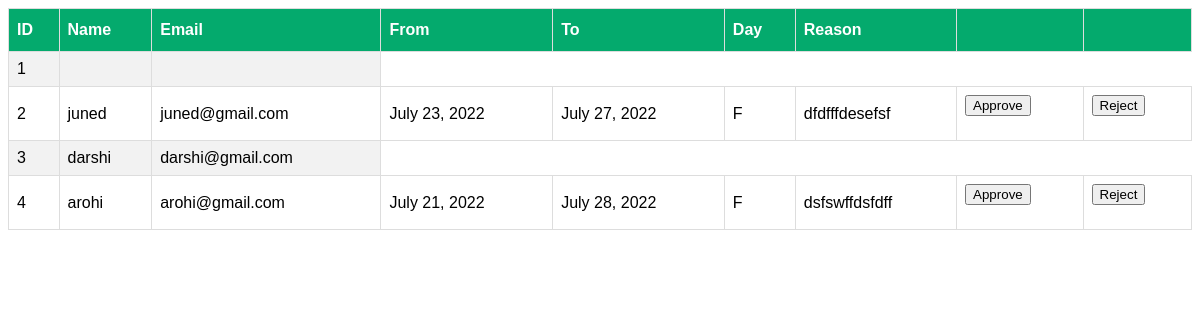
/displayadmin_view/, run on the app's committed database.
### employee/models.py (models this page shows, shortened)
class myuser_model(AbstractUser):
    status=models.BooleanField(default=None,null=True)

class empleave_model(models.Model):
    name=models.CharField(max_length=50)
    email=models.EmailField(unique=True)
    from1=models.DateField()
    to1=models.DateField()
    day=models.CharField(max_length=1,
        choices=(
            ('H','Half day') ,
            ('F','Full day'),
            )
            )
    reason=models.TextField()

### employee/views.py (the view)
# urls.py: path('displayadmin_view/',views.displayadmin_view,name='displayadmin'),
def displayadmin_view(request):
    getuserdata =myuser_model.objects.all()
    getleavedata=empleave_model.objects.all()
    return render(request,'display_admin.html',{'getuserdata':getuserdata,'getleavedata':getleavedata})

### templates/display_admin.html (shortened to what this page needs)
{% load static %}
{% block content %}
<html>
    <head>
</head>
<body>
    <table id="customers">
        <tr>
            <th>ID</th>
            <th>Name</th>
            <th>Email</th>
            <th>From</th>
            <th>To</th>
            <th>Day</th>
            <th>Reason</th>
            <th></th>
            <th></th>
        </tr>
          {% for j in getuserdata %}
              <tr>
                    <td>{{j.id}}</td>
                    <td>{{j.first_name}}</td>
                    <td>{{j.email}}</td>
                  {% for i in getleavedata  %}
                    {% if i.name == j.first_name %}
                  <td>{{ i.from1 }}</td>
                  <td>{{ i.to1 }}</td>
                  <td>{{i.day}}</td>
                  <td>{{i.reason}}</td>
                  <td>
                    <form method="post" action="{% url 'approve' i.id %}">
                      <input name="approve_btn" value="Approve" type = "submit" />
                  </form>
                  </td>
                  <td>
                    <form method="post" action = "{% url 'reject' i.id %}">
                <input name="reject_btn" value="Reject" type = "submit"/>
                    </form>
                  </td>
                {% endif %}
                  {% endfor %}
                </tr>
            {% endfor %}
          </table>
</body>
</html>
{% endblock %}

### templates/display_admin.html (style rules this page uses)
#customers { font-family: Arial, Helvetica, sans-serif; border-collapse: collapse; width: 100%; }
#customers td, #customers th { border: 1px solid #ddd; padding: 8px; }
#customers tr:nth-child(even) { background-color: #f2f2f2; }
#customers th { padding-top: 12px; padding-bottom: 12px; text-align: left; background-color: #04AA6D; color: white; }

### data on the page
myuser_model: id "1"
myuser_model: id "2", first_name "juned", email "juned@gmail.com"
empleave_model: from1 "July 23, 2022", to1 "July 27, 2022", day "F", reason "dfdfffdesefsf"
myuser_model: id "3", first_name "darshi", email "darshi@gmail.com"
myuser_model: id "4", first_name "arohi", email "arohi@gmail.com"
empleave_model: from1 "July 21, 2022", to1 "July 28, 2022", day "F", reason "dsfswffdsfdff"
